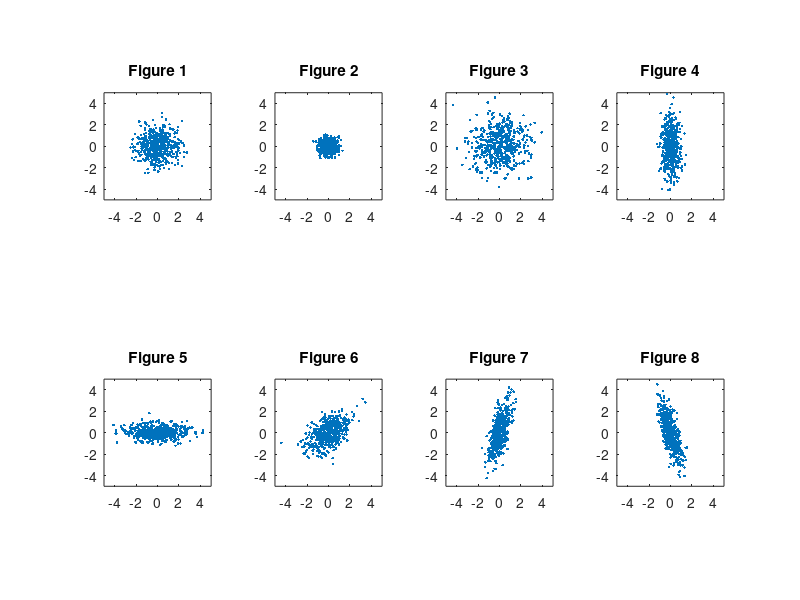

MATLAB code to generate this figure:

n=500;

%a Shape is Spherical
m=[0 0]';
S=[1 0; 0 1];
X=mvnrnd(m,S,n)';% mvnrnd Function program attached with other files in the zip folder
subplot(2,4,1);
plot(X(1,:),X(2,:),'.');
title('Figure 1');
axis equal
axis([-5 5 -5 5])

%b Confined Spherical Shape
S=[0.2 0; 0 0.2];
X=mvnrnd(m,S,n)';
subplot(2,4,2);
plot(X(1,:),X(2,:),'.');
title('Figure 2');
axis equal
axis([-5 5 -5 5])

%c Dispersed Spherical Shape
S=[2 0; 0 2];
X=mvnrnd(m,S,n)';
subplot(2,4,3);
plot(X(1,:),X(2,:),'.');
axis equal
axis([-5 5 -5 5])
title('Figure 3');

%d Shape is Ellipse with major axis as Y axis
S=[0.2 0; 0 2];
X=mvnrnd(m,S,n)';
subplot(2,4,4);
plot(X(1,:),X(2,:),'.');
axis equal
axis([-5 5 -5 5])
title('Figure 4');

%e Shape is Ellipse with major axis as X axis
S=[2 0; 0 0.2];
X=mvnrnd(m,S,n)';
subplot(2,4,5);
plot(X(1,:),X(2,:),'.');
axis equal
axis([-5 5 -5 5])
title('Figure 5');

%f Shape is Dispersed Ellipse with major axis not parallel to either X or Y axis
S=[1 0.5; 0.5 1];
X=mvnrnd(m,S,n)';
subplot(2,4,6);
plot(X(1,:),X(2,:),'.');
axis equal
axis([-5 5 -5 5])
title('Figure 6');

%g Shape is Ellipse with major axis not parallel to either X or Y axis
S=[0.3 0.5; 0.5 2];
X=mvnrnd(m,S,n)';
subplot(2,4,7);
plot(X(1,:),X(2,:),'.');
axis equal
axis([-5 5 -5 5])
title('Figure 7');

%h Shape is Ellipse with major axis not parallel to either X or Y axis
S=[0.3 -0.5; -0.5 2];
X=mvnrnd(m,S,n)';
subplot(2,4,8);
plot(X(1,:),X(2,:),'.');
axis equal
axis([-5 5 -5 5])
title('Figure 8');